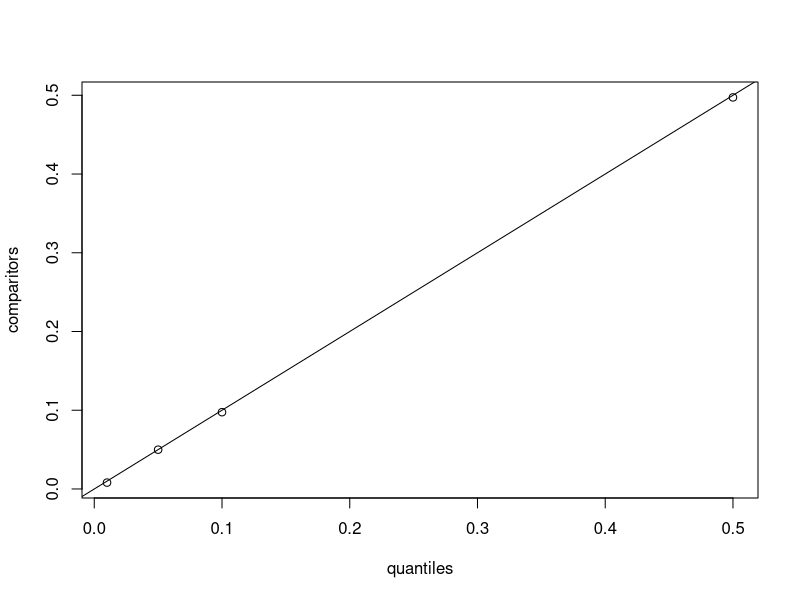
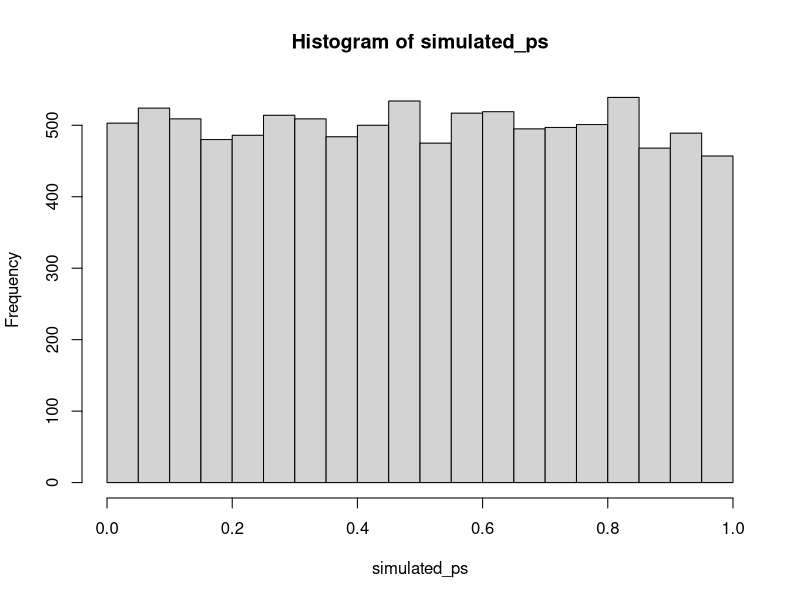

These figures' R source, in order:
#' ---
#' title: "Estimating false positive rates with simulation"
#' author: Joel Levin
#' date: "April 12, 2020"
#' output: github_document
#' ---


#' This version: `r format(Sys.time())`.  
#' You can contact Joel at joelmlevin@gmail.com.

#+ echo=FALSE, include=FALSE
library(tidyverse)
options(scipen = 999)

#' ## Description

#' This is a script to test the true false positive rate of any statistical test that one is using to evaluate experimental results. The motivation to conduct this test came from [this working paper](https://psyarxiv.com/cyv6d/) by Ryan, Evers, & Moore (2018). I used this stimulation to estimate the false positive rate of a poisson regression, but it can be used to evaluate any test.

#+
#' ## Basic functions

#' This function generates a single vector containing p values of a test with random experimental conditions. If a statistical test is behaving properly, p values of a given magnitude (e.g., .05) should appear with a corresponding frequency (e.g., 5% of the time). The arguments include:
#+
#'1. `outcome_vector`: the real vector of dependent measures from your study. this should be a numerical vector.
#'2. `num_conditions`: the number of experimental conditions in your study. 
#'3. `test_type`: the statistical test used. this currently supports `"poisson", "ols", "t-test"`.
#'4. `replications`: the number of tests to simulate. this defaults to 10,000 tests, which is usually sufficient. if you're not in a hurry and have a modern-ish machine, make it 100,000.

simulate_fp <- function(outcome_vector, num_conditions = 2, test_type = c("poisson", "ols", "t-test"), replications = 10000) {
  
  tests <- rep(NA, replications) # generate an empty vector of appropriate length. this will be overwritten with p values
  
  # looping to fill in each element of the `tests` vector
  for(n in 1:replications) {
    false_condition <- sample(c(1, num_conditions), length(outcome_vector), replace = TRUE) # generating a vector of random condition dummies

    # conducting the tests    
    if(test_type == "poisson") {
    tests[n] <-  coef(summary(glm(outcome_vector ~ false_condition, family = poisson)))[2, 1:4][4]
    }
    if(test_type == "ols") {
      tests[n] <-  coef(summary(lm(outcome_vector ~ false_condition)))[2, 1:4][4]
    }
    if(test_type == "t-test") {
      tests[n] <-  t.test(outcome_vector ~ false_condition)$p.value
    }
  }
  return(tests)
}
    
#' This function takes the output of the previous function and returns a diagnostic table or plot, which indicates whether p values appear as frequently as expected for a well-behaving test. The arguments include:
#+
#'1. `data`: this should be a vector of simulated p values, such as those provided using the above function.
#'1. `type`: this indicates whether to output a table of values or a plot. see below for examples.
#'1. `quantiles`: a vector of percentiles at which to compare the simulated p values to their observed frequency. this argument is prespecified at recommended values and is therefore optional.

diagnostics <- function(data, type = c("table", "plot"), quantiles = c(.01, .05, .10, .5)) {
  comparitors <- round(quantile(data, quantiles), 4)
  temp <- cbind(quantiles, comparitors)
  
    if(type == "table") {
      return(temp)
      }

    if(type == "plot") {
    plot(temp)
    abline(0, 1)
    }
}

#' ## Using the functions

#' Generating a "real" set of experimental conditions. In practice, this would be the actual vector of experimental conditions in your study.
real_conditions <- sample(c(1, 2), 100, replace = TRUE)

#' Generating a "real" set of dependent measures (continuous). In practice, this would be the actual vector of dependent measures in your study.
real_dv <- rnorm(100, 20, 10)

#' Conducting a t test on the "real" data. 
t.test(real_dv ~ real_conditions)

#' Now using the function to simulate p values for random experimental conditions
simulated_ps <- simulate_fp(outcome_vector = real_dv, num_conditions = 2, 
                            test_type = "t-test", replications = 10000)

simulated_ps[1:10]

#' ### Now using the diagnostic functions.
#' 
#' The diagnostic table gives shows you the p values (comparitors) at various percentiles (quantiles). The closer the two are, the better the test is behaving. Note that this is also affected by the number of replications used to generate the simulated data. 
diagnostics(simulated_ps, type = "table")

#' The diagnostic plot simply combines both values in a plot with a reference line. The closer the points are to the reference line, the better behaved the test.
diagnostics(simulated_ps, type = "plot")

#' We can also conduct a test to more rigorously evaluate whether our statistical test is well behaved. The below function was written by [Eric Archer](mailto:eric.archer@noaa.gov) for the `swfscMisc` package. It is included in the text of this script to minimize dependencies.

uniform.test <- function(hist.output, B = NULL) {
  break.diff <- diff(hist.output$breaks)
  probs <- break.diff / sum(break.diff)
  if (is.null(B)) {
    chisq.test(x = hist.output$counts, p = probs)
  } else {
    chisq.test(x = hist.output$counts, p = probs, simulate.p.value = TRUE, B = B)
  }
}

#' This function returns a chi squared statistic that, if significant, tells us that our data are *not* uniform, meaning that the p values cannot be interpreted conventionally. The large p-value here tells us that we're fine.
uniform.test(hist(simulated_ps))

#' (Later, add in the plotting functions)